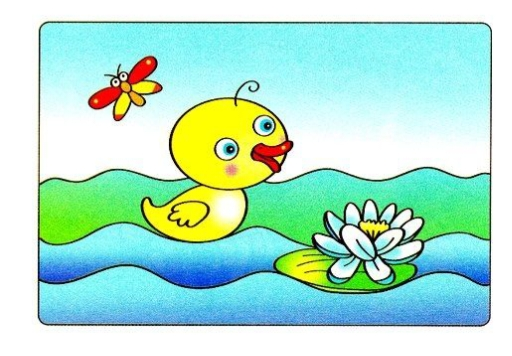
#> input picture image3.jpeg, 512 x 356 px
$ python 'metode pengurangan.py'
#> lines starting #> are read from the running program, lines starting #| are printed output that depends on the picture
import cv2
import numpy as np

# Load the two images
img1 = cv2.imread('image3.jpeg')
#> img1 is the input picture: shape (356, 512, 3); mean B, G, R 206.9, 227.4, 175.5
img1 = cv2.resize(img1, (400, 500 ))
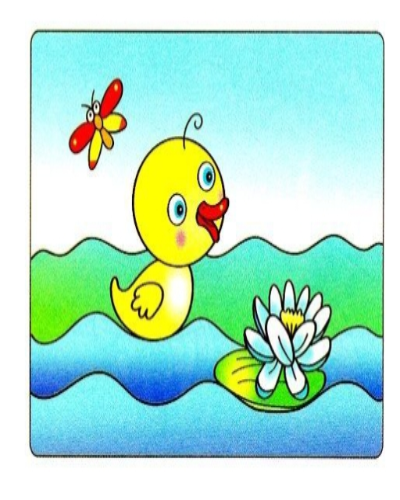
#> img1: shape (500, 400, 3); mean B, G, R 206.8, 227.4, 175.4
img2 = cv2.imread('image4.jpeg')
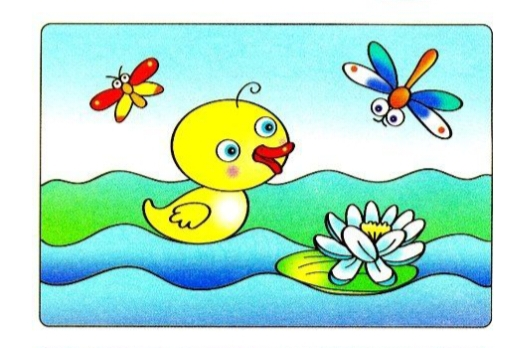
#> input picture image4.jpeg, 512 x 348 px
#> img2 is the input picture: shape (348, 512, 3); mean B, G, R 203.8, 224.2, 174.1
img2 = cv2.resize(img2, (400, 500 ))
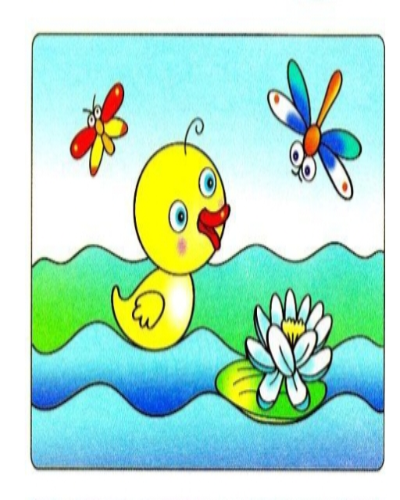
#> img2: shape (500, 400, 3); mean B, G, R 203.7, 224.1, 174

# Subtract the second image from the first image using NumPy
sub_img = np.subtract(img1, img2)
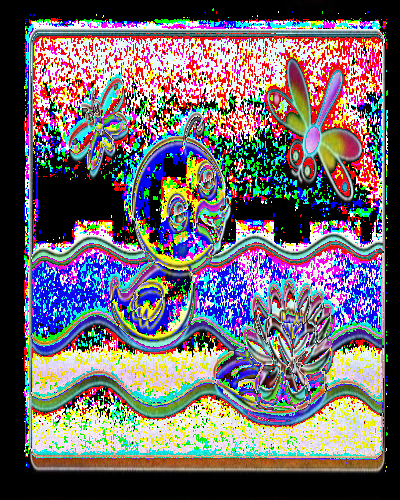
#> sub_img: shape (500, 400, 3); mean B, G, R 110.4, 105, 112.3

# Display the original images and the subtracted image
cv2.imshow("Image 1", img1)
cv2.imshow("Image 2", img2)
cv2.imshow("Subtracted Image", sub_img)

# Wait for a key press and then close all windows
cv2.waitKey(0)
cv2.destroyAllWindows()
